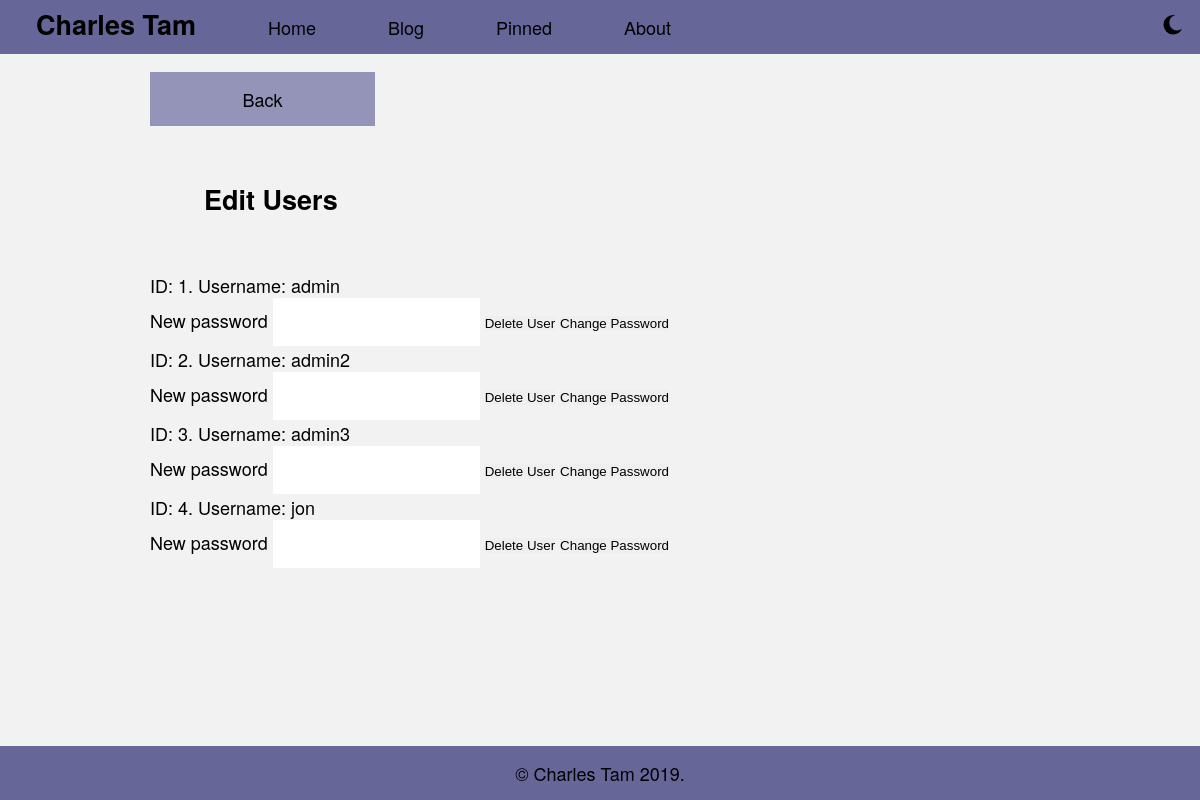
The page /blog/edituser (signed in) on the database as committed earlier.
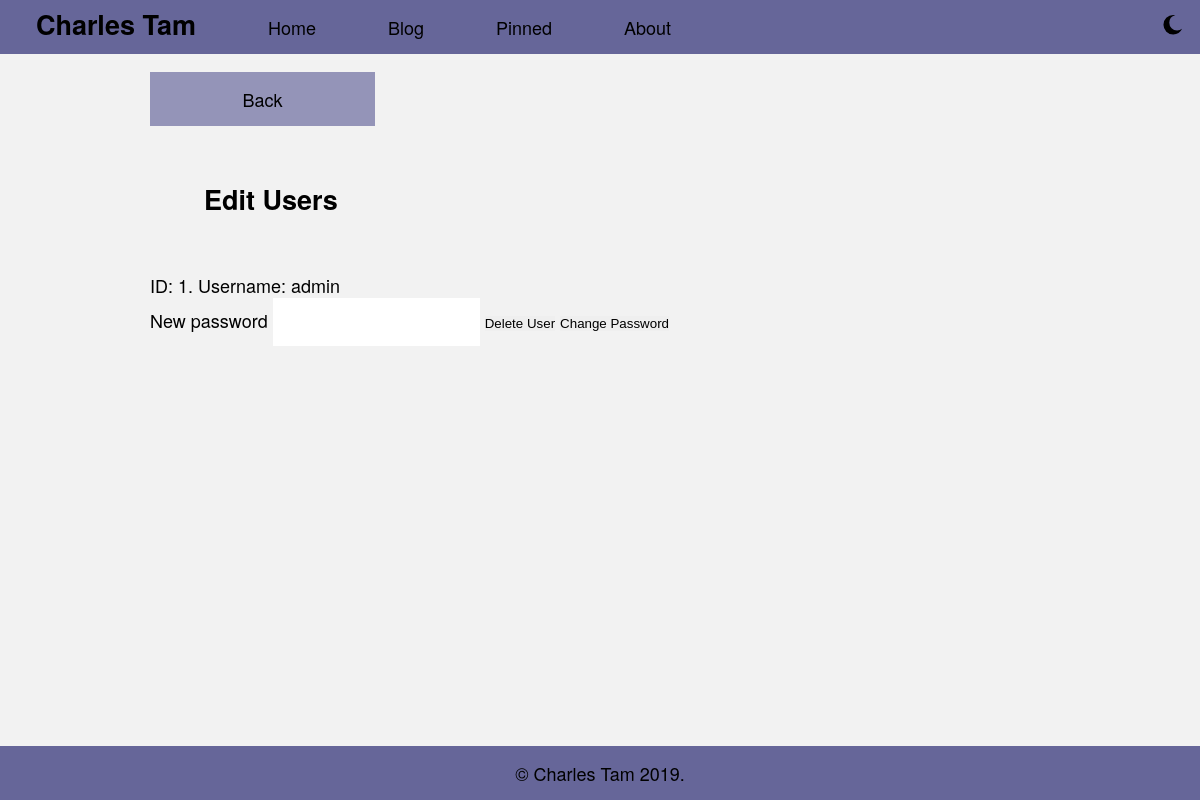
The same page on the database as committed later.
### models.py (models this page shows)
class User(UserMixin, db.Model):
    id = db.Column(db.Integer, primary_key=True)
    username = db.Column(db.String(100), unique=True)
    password = db.Column(db.String(100))

### auth.py (the view)
@auth.route("/blog/edituser")
@login_required
def edituser():
    users = User.query.all()
    return render_template("edituser.html", users=users)

### __init__.py (called while the page is built)
def create_app():
    app = Flask(__name__)
    app.config["SECRET_KEY"] = "dev"
    app.config["SQLALCHEMY_DATABASE_URI"] = "sqlite:///blog.db"
    app.config["SQLALCHEMY_TRACK_MODIFICATIONS"] = False
    db.init_app(app)
    login_manager = LoginManager()
    login_manager.login_view = "auth.login"
    login_manager.init_app(app)
    from .models import User
    @login_manager.user_loader
    def load_user(user_id):
        return User.query.get(int(user_id))
    from .auth import auth as auth_bp
    app.register_blueprint(auth_bp)
    from .main import main as main_bp
    app.register_blueprint(main_bp)
    from .blog import blog as blog_bp
    app.register_blueprint(blog_bp)
    return app

### templates/edituser.html (shortened to what this page needs)
{% extends "base.html" %}
{% block content %}
<nav class="subnav">
        <ul><li><a href="{{ url_for("blog.posts") }}">Back</a></li></ul>
</nav>
<h1 class="subtitle">Edit Users</h1>
{% for user in users %}
<div class="edituser-form">
    <p>ID: {{user.id}}. Username: {{user.username}}</p>
    <label>New password</label>
    <input type="password" name="newpass" class="user-input" id="newpass{{user.id}}">
    <button type="button" user_id="{{user.id}}" class="deleteuser">Delete User</button>
    <button type="button" user_id="{{user.id}}" class="newpass">Change Password</button>
</div>
{% endfor %}
{% endblock %}

Rows that differ between the two databases and show on the page:
removed User: id "2", username "admin2"
removed User: id "3", username "admin3"
removed User: id "4", username "jon"
